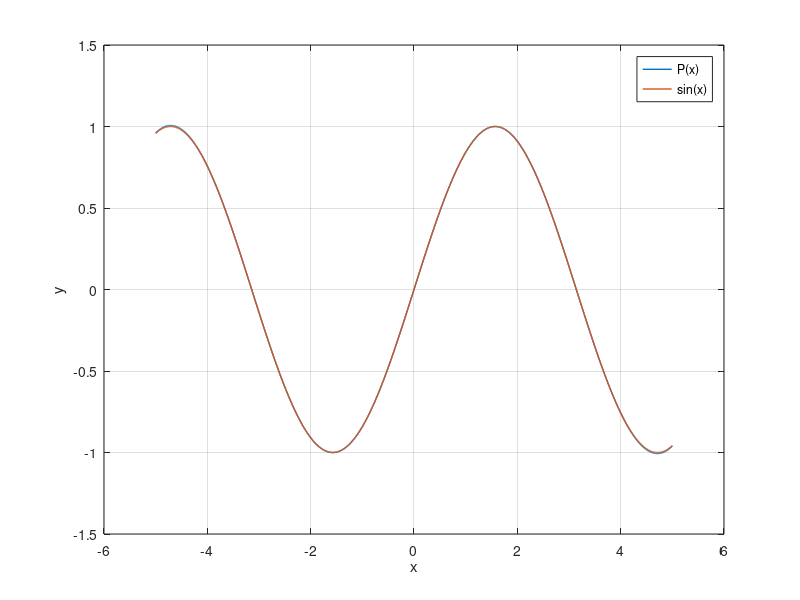

MATLAB code to generate this figure:
function HW2_5
f = @(x)(sin(x));
% f = @(x)(1./(1+x.^2));
DD = divide_difference;
x = -5:0.01:5;
output = P(x, 1, -5:5, DD(1,2:end));
y = f(x);
plot(x, output,'LineWidth',1), hold on, grid on
plot(x, y,'LineWidth',1)
xlabel('x'); ylabel('y');
% legend('P(x)','1/(1+x^2)');
legend('P(x)','sin(x)');
end

function DD = divide_difference
%% initialization
f = @(x)(sin(x));
% f = @(x)(1./(1+x.^2));
x_in = -5:5; y = f(x_in); degree = 10; DD = zeros(length(x_in), degree + 2);
for i = 1 : length(x_in)
    DD(i, 1:2) = [x_in(i), y(i)]; 
end

%% iteration
for j = 3 : degree + 2 % column
    for i = 1 : length(x_in) - j + 2 % row
        DD(i, j) = (DD(i+1,j-1) - DD(i,j-1)) / (DD(i+j-2,1) - DD(i,1));
    end
end
% output = P(x, 1, x_in, DD(1,2:end));
end

%% result
function y = P(x, i, x_in, a)
if i == 12
    y = 0; return;
else
    y = a(i) + (x - x_in(i)) .* P(x, i+1, x_in, a);
end
end